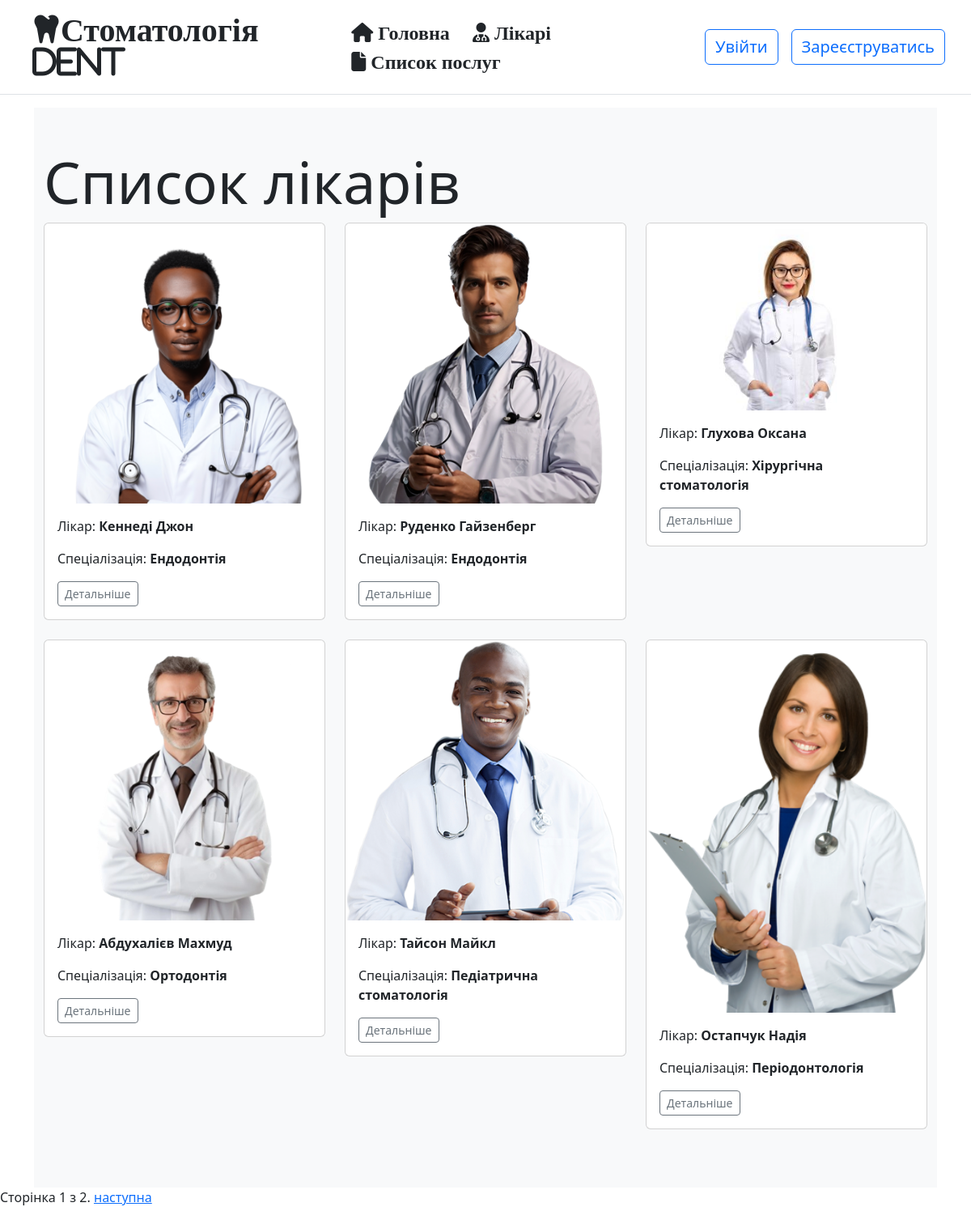
The app's page /doctors/ with its own data.
### index/models.py (models this page shows, shortened)
class Doctor(models.Model):
    first_name = models.CharField(
        max_length=50, verbose_name="Ім'я"
    )
    last_name = models.CharField(
        max_length=50, verbose_name='Прізвище'
    )
    middle_name = models.CharField(
        max_length=50, verbose_name='По-Батькові'
    )
    phone = models.CharField(
        max_length=15, verbose_name='Номер телефону'
    )
    email = models.EmailField(
        max_length=30, verbose_name='Електронна адреса'
    )
    LOAN_SPECIALIZATION = (
        ('ther', 'Терапевтична стоматологія'),
        ('orth', 'Ортодонтія'),
        ('oral', 'Хірургічна стоматологія'),
        ('endo', 'Ендодонтія'),
        ('peri', 'Періодонтологія'),
        ('pedi', 'Педіатрична стоматологія'),
        ('pros', 'Протезування')
    )
    specialization = models.CharField(
        max_length=4, choices=LOAN_SPECIALIZATION, verbose_name='Спеціалізація'
    )
    photo = models.ImageField(verbose_name='Фото лікаря')
    class Meta:
        ordering = ['specialization']
        permissions = (
            ('can_edit_doctor', 'Може редагувати лікарів'),
            ('can_delete_doctor', 'Може видаляти лікарів'),
            ('can_add_doctor', 'Може додавати лікарів')
        )
    def get_absolute_url(self):
        return reverse('doctor-detail', args=[str(self.id)])

### index/views.py (the view)
# urls.py: re_path(r'^doctors/$', views.DoctorListView.as_view(), name='doctors'),
class DoctorListView(generic.ListView):
    model = Doctor
    context_object_name = 'doctors'
    template_name = 'doctors.html'
    paginate_by = 6

### index/templatetags/permissions_tags.py (called while the page is built)
@register.filter(name='has_perm')
def has_perm(user, perm_name):
    return user.has_perm(perm_name)

@register.filter(name='in_group')
def in_group(user, group_name):
    return user.groups.filter(name=group_name).exists()

### index/templates/doctors.html (shortened to what this page needs)
{% extends 'base.html' %}
{% block content %}
{% load permissions_tags %}
    <div class="album py-5 bg-light">
        <div class="container">
            <h1 class="display-2">Список лікарів</h1>
            <div class="row">
                {% if doctors %}
                    {% for doctor in doctors %}
                        <div class="col-md-4">
                            <div class="card mb-4 box-shadow">
                                <img class="card-img-top" src="{{ doctor.photo.url }}" data-holder-rendered="true">
                                <div class="card-body">
                                    <p class="card-text">Лікар: <strong>{{ doctor.last_name }} {{ doctor.first_name }}</strong></p>
                                    <p class="card-text">Спеціалізація: <strong>{{ doctor.get_specialization_display }}</strong></p>
                                    <div class="d-flex justify-content-between align-items-center">
                                        <div class="btn-group">
                                            <a class="btn btn-sm btn-outline-secondary" href="{{ doctor.get_absolute_url }}">Детальніше</a>
                                        </div>
                                    </div>
                                </div>
                            </div>
                        </div>
                    {% endfor %}
                {% else %}
                    <p>Жодного доктора</p>
                {% endif %}
            </div>
        </div>
    </div>
{% endblock content %}

### index/templates/base.html (shortened to what this page needs)
<!doctype html>
<html lang="en">
<head>
    {% load static %}
    {% load permissions_tags %}
    <link rel="stylesheet" href="https://cdn.jsdelivr.net/npm/bootstrap@5.3.2/dist/css/bootstrap.min.css">
    <link rel="stylesheet" href="{% static 'css/styles.css' %}">
</head>
<body>
    {% block sidebar %}
        <div class="d-flex flex-column flex-md-row align-items-center p-3 px-md-4 mb-3 bg-white border-bottom box-shadow">
            <h1 class="my-0 mr-md-auto font-weight-normal">
                <i class="fa-solid fa-tooth mx-3">Стоматологія DENT</i>
            </h1>
            <nav class="my-2 my-md-0 mr-md-3">
                <a class="p-2 text-dark fs-4 mx-1" href="{% url 'index' %}">
                    <i class="fa-solid fa-house"> Головна</i></a>
                <a class="p-2 text-dark fs-4 mx-1" href="{% url 'doctors' %}">
                    <i class="fa-solid fa-user-doctor"> Лікарі</i></a>
                <a class="p-2 text-dark fs-4 mx-1" href="{% url 'procedure_types' %}">
                    <i class="fa-solid fa-file"> Список послуг</i></a>
            </nav>
            {% if user.is_authenticated %}
                <form method="post" action="{% url 'logout' %}">
                    {% csrf_token %}
                    <button class="btn btn-outline-danger mx-5 fs-5" type="submit">Вийти</button>
                </form>
            {% else %}
                <a class="btn btn-outline-primary mx-2 fs-5" href="{% url 'login' %}">Увійти</a>
                <a class="btn btn-outline-primary mx-2 fs-5" href="{% url 'register' %}">Зареєструватись</a>
            {% endif %}
        </div>
    {% endblock sidebar %}
    <div class="container">
        {% block content %} {% endblock content %}
    </div>
    {% block pagination %}
        {% if is_paginated %}
            <div class="pagination">
                <span class="page-links">
                    <span class="page-current">
                        Сторінка {{ page_obj.number }} з {{ page_obj.paginator.num_pages }}.
                    </span>
                    {% if page_obj.has_next %}
                        <a href="{{ request.path }}?page={{ page_obj.next_page_number }}">наступна</a>
                    {% endif %}
                </span>
            </div>
        {% endif %}
    {% endblock %}
</body>
</html>

### records on screen
Doctor: photo (picture), last_name "Кеннеді", first_name "Джон", specialization "Ендодонтія"
Doctor: photo (picture), last_name "Руденко", first_name "Гайзенберг", specialization "Ендодонтія"
Doctor: photo (picture), last_name "Глухова", first_name "Оксана", specialization "Хірургічна стоматологія"
Doctor: photo (picture), last_name "Абдухалієв", first_name "Махмуд", specialization "Ортодонтія"
Doctor: photo (picture), last_name "Тайсон", first_name "Майкл", specialization "Педіатрична стоматологія"
Doctor: photo (picture), last_name "Остапчук", first_name "Надія", specialization "Періодонтологія"

### other values on screen
{{ page_obj.number }} "1"
{{ page_obj.paginator.num_pages }} "2"
